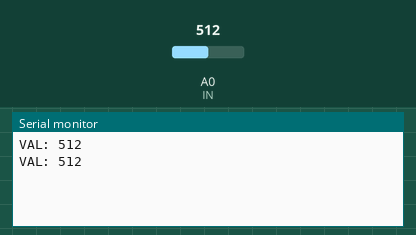
Simulated run of this sketch. Board: Arduino Uno, built with avr-gcc and run on an emulated ATmega328P. Parts: the last lines printed to the serial monitor. The inputs (shaded band) are chosen by the test bench; at power-on: A0 (IN) = 512.

Above: at 1.8 s.
1.9 s: A0 (IN) set to 716
At 2.8 s:
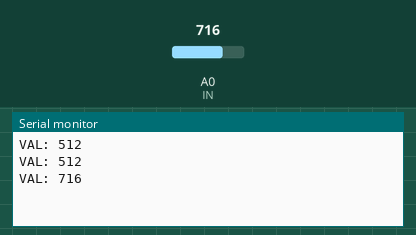
3.4 s: A0 (IN) set to 900
At 4.3 s:
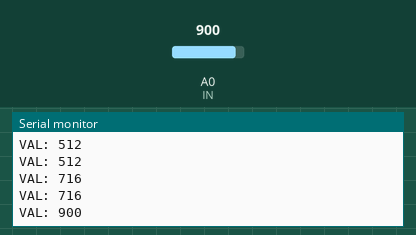
Timing chart, 0 to 6.4 s (numbered marks = the images above; inputs shaded):
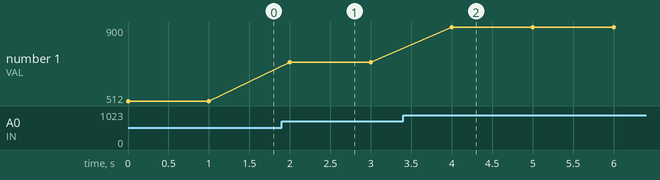

Measured:
- after the input at 1.9 s, the serial monitor: prints a new line after 0.10 s (image 1)
- after the input at 3.4 s, the serial monitor: prints a new line after 0.60 s (image 2)
- plotted number 1: 512 → 716 after the input at 1.9 s, 716 → 900 after the input at 3.4 s

The sketch:

test_photo.ino
```cpp
#define IN A0

void setup() {
    Serial.begin(9600); // Initialize the serial port
}

void loop() {

    int val = analogRead(IN);
    Serial.print("VAL: ");
    Serial.println(val);
    delay(1000);

}
```
